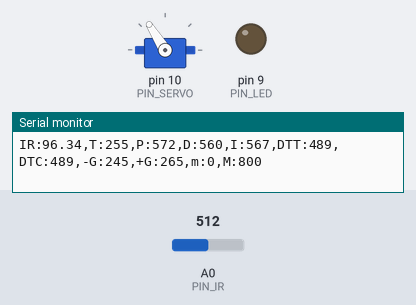
Bench run of a sketch on a simulated Arduino Uno, built with avr-gcc and run on an emulated ATmega328P. Parts: servo, output pins drawn as LEDs (lit = HIGH), the last lines printed to the serial monitor. The test bench sets the inputs (shaded band); at power-on: A0 (PIN_IR) = 512.

Above: at 1.2 s.
1.3 s: A0 (PIN_IR) set to 306
At 2.29 s:
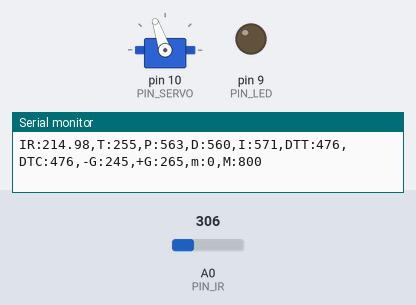
4.3 s: A0 (PIN_IR) set to 245
At 4.71 s:
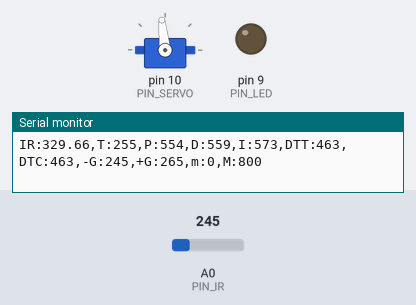
7.3 s: A0 (PIN_IR) set to 122
At 9.1 s:
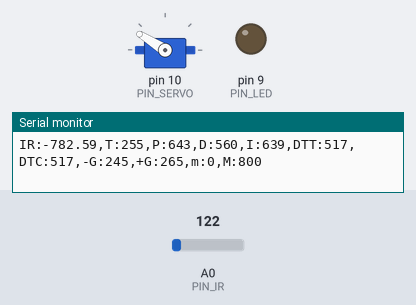
Timing chart, 0 to 10.6 s (numbered marks = the images above; inputs shaded):
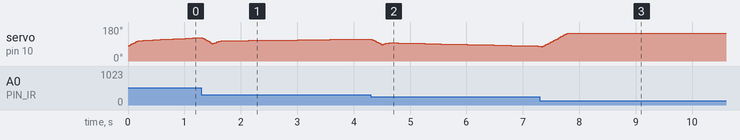

The sketch:

PID.ino
```cpp
#include <Servo.h>

// Arduino pin assignment
#define PIN_LED 9
#define PIN_SERVO 10
#define PIN_IR A0

// Framework setting
#define _DIST_TARGET 255
#define _DIST_MIN 245
#define _DIST_MAX 265

// Distance sensor
#define EMA_ALPHA 0.35

// Servo range
#define _DUTY_MIN 1310
#define _DUTY_NEU 1380
#define _DUTY_MAX 2070

// Servo speed control
#define _SERVO_ANGLE 30
#define _SERVO_SPEED 800

// Event periods
#define _INTERVAL_DIST 10
#define _INTERVAL_SERVO 10
#define _INTERVAL_SERIAL 100

#define DELAY_MICROS  1200

// PID parameters
#define _KP 1.6
#define _KI 0.02
#define _KD 100

float dist_min, dist_max, dist_cali;
float samples_num = 3;
float ema_dist = 0;

// Servo instance
Servo myservo;

// Distance sensor
float dist_target;
float dist_ema;
float dist_raw;

// Event periods
unsigned long last_sampling_time_dist, last_sampling_time_servo, last_sampling_time_serial;
bool event_dist;
bool event_servo, event_serial;

// Servo speed control
float duty_chg_per_interval;
float duty_target, duty_curr;

// PID variables
float error_curr, error_prev, control, pterm, dterm, iterm;

const float coE[] = {-0.0000415, 0.0262743, -3.5600456, 233.2976919};

void setup() {
// initialize GPIO pins for LED and attach servo
 pinMode(PIN_LED,OUTPUT);
 digitalWrite(PIN_LED, 0);
 myservo.attach(PIN_SERVO);
 iterm = 0;


// initialize global variables
  dist_min = _DIST_MIN;
  dist_max = _DIST_MAX;
  duty_curr = _DUTY_NEU;

// move servo to neutral position
 myservo.writeMicroseconds(_DUTY_NEU);

// initialize serial port
Serial.begin(57600);

// convert angle speed into duty change per interval.
  duty_chg_per_interval = (_DUTY_MAX - _DUTY_MIN) * ((float)_SERVO_SPEED / 180) * ((float)_INTERVAL_SERVO / 1000);
}

void loop() {
  if (millis() >= last_sampling_time_dist + _INTERVAL_DIST) event_dist = true;
  if (millis() >= last_sampling_time_servo + _INTERVAL_SERVO) event_servo = true;
  if (millis() >= last_sampling_time_serial + _INTERVAL_SERIAL) event_serial = true;
  if(event_dist) {
      event_dist = false;
  // get a distance reading from the distance sensor

   dist_cali = ir_distance_filtered();


  // PID control logic
    error_curr = _DIST_TARGET - dist_cali;
    pterm = _KP * error_curr;
    dterm = _KD *(error_curr - error_prev);
    iterm += _KI * error_curr;
    control = pterm + dterm + iterm;


  // duty_target = f(duty_neutral, control)
    duty_target = _DUTY_NEU + control;

  // keep duty_target value within the range of [_DUTY_MIN, _DUTY_MAX]
    if (duty_target > _DUTY_MAX) duty_target = _DUTY_MAX;
    if (duty_target < _DUTY_MIN) duty_target = _DUTY_MIN;

    error_prev = error_curr;

    last_sampling_time_dist = millis();
  }

  if(event_servo) {
    event_servo = false;
    // adjust duty_curr toward duty_target by duty_chg_per_interval
    if(duty_target > duty_curr) {
      duty_curr += duty_chg_per_interval;
      if(duty_curr > duty_target) duty_curr = duty_target;
    }
    else {
      duty_curr -= duty_chg_per_interval;
      if(duty_curr < duty_target) duty_curr = duty_target;
  }
//     update servo position
      myservo.writeMicroseconds(duty_curr);
      last_sampling_time_servo = millis();

  }

  if(event_serial) {
    event_serial = false;
    Serial.print("IR:");
    Serial.print(dist_cali);
    Serial.print(",T:");
    Serial.print(_DIST_TARGET);
    Serial.print(",P:");
    Serial.print(map(pterm,-1000,1000,510,610));
    Serial.print(",D:");
    Serial.print(map(dterm,-1000,1000,510,610));
    Serial.print(",I:");
    Serial.print(map(iterm,-1000,1000,510,610));
    Serial.print(",DTT:");
    Serial.print(map(duty_target,1000,2000,410,510));
    Serial.print(",DTC:");
    Serial.print(map(duty_curr,1000,2000,410,510));
    Serial.println(",-G:245,+G:265,m:0,M:800");
    last_sampling_time_serial = millis();

  }
}

float ir_distance(void){
  float val;
  float volt = float(analogRead(PIN_IR));
  val = ((6762.0/(volt-9.0))-4.0) * 10.0;
  return val;
}

float under_noise_filter(void){
  int currReading;
  int largestReading = 0;
  for (int i = 0; i < samples_num; i++) {
    currReading = ir_distance();
    if (currReading > largestReading) { largestReading = currReading; }
    // Delay a short time before taking another reading
    delayMicroseconds(DELAY_MICROS);
  }
  return largestReading;
}

float filtered_ir_distance(void){
  int currReading;
  int lowestReading = 1024;
  for (int i = 0; i < samples_num; i++) {
    currReading = under_noise_filter();
    if (currReading < lowestReading) { lowestReading = currReading; }
  }
  // eam 필터 추가
  ema_dist = EMA_ALPHA*lowestReading + (1-EMA_ALPHA)*ema_dist;
  return ema_dist;
}


float ir_distance_filtered(void) {
  float x = filtered_ir_distance();
  dist_raw = coE[0] * pow(x, 3) + coE[1] * pow(x, 2) + coE[2] * x + coE[3];
  return dist_raw;

}
```
